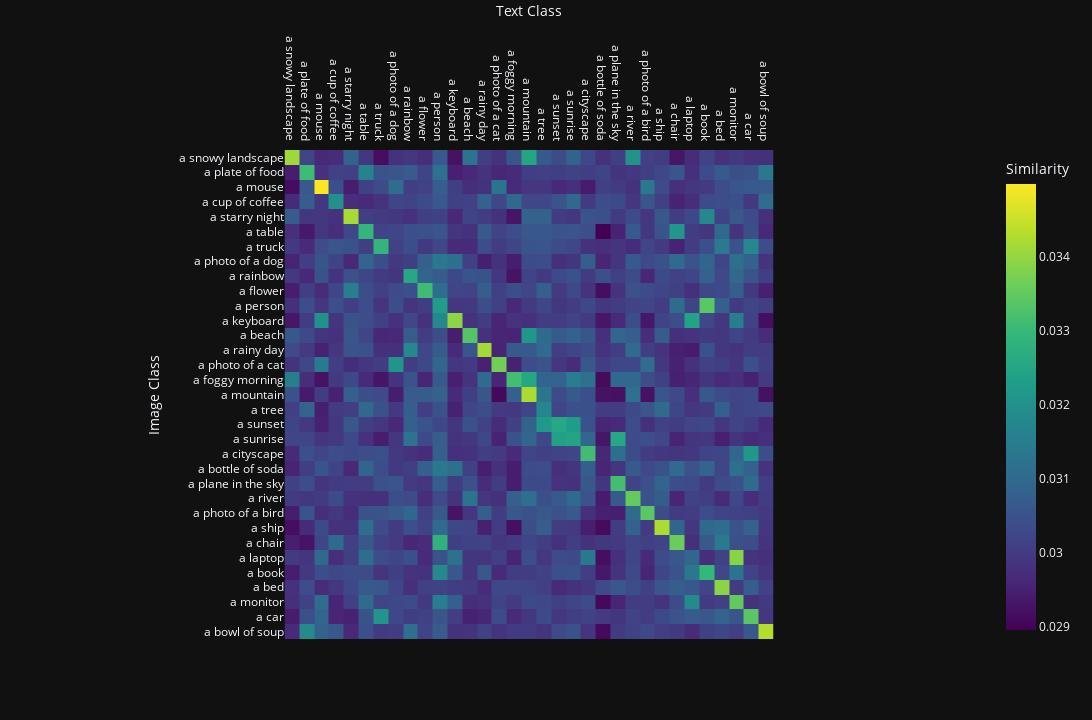

The notebook cell this image was saved under:
### Code cell
# visualize similarity matrix as a plot with plotly
fig = px.imshow(sim, 
                labels=dict(x="Text Class", y="Image Class", color="Similarity"),
                x=text_class,
                y=image_class,
                color_continuous_scale='Viridis')
fig.update_xaxes(side="top")
fig.update_layout(width=1100, height=720)
with open("./similarity_matrix.html", 'w') as f:
    f.write(fig.to_html())
fig.show()

### Figure 1 — Plotly figure (JSON) as saved in the notebook; plotly's stock layout.template omitted (floating-point values rounded to 4 significant figures; data arrays with more than 128 entries replaced by an {"elided": "..."} marker saying what was removed)
{"data": [{"coloraxis": "coloraxis", "name": "0", "x": ["a snowy landscape", "a plate of food", "a mouse", "a cup of coffee", "a starry night", "a table", "a truck", "a photo of a dog", "a rainbow", "a flower", "a person", "a keyboard", "a beach", "a rainy day", "a photo of a cat", "a foggy morning", "a mountain", "a tree", "a sunset", "a sunrise", "a cityscape", "a bottle of soda", "a plane in the sky", "a river", "a photo of a bird", "a ship", "a chair", "a laptop", "a book", "a bed", "a monitor", "a car", "a bowl of soup"], "y": {"elided": "5756 str values"}, "z": {"elided": "5756x33 float values"}, "type": "heatmap", "xaxis": "x", "yaxis": "y", "hovertemplate": "Text Class: %{x}<br>Image Class: %{y}<br>Similarity: %{z}<extra></extra>"}], "layout": {"xaxis": {"anchor": "y", "domain": [0.0, 1.0], "scaleanchor": "y", "constrain": "domain", "title": {"text": "Text Class"}, "side": "top"}, "yaxis": {"anchor": "x", "domain": [0.0, 1.0], "autorange": "reversed", "constrain": "domain", "title": {"text": "Image Class"}}, "coloraxis": {"colorbar": {"title": {"text": "Similarity"}}, "colorscale": [[0.0, "#440154"], [0.1111, "#482878"], [0.2222, "#3e4989"], [0.3333, "#31688e"], [0.4444, "#26828e"], [0.5556, "#1f9e89"], [0.6667, "#35b779"], [0.7778, "#6ece58"], [0.8889, "#b5de2b"], [1.0, "#fde725"]]}, "margin": {"t": 60}, "width": 1100, "height": 720}}
